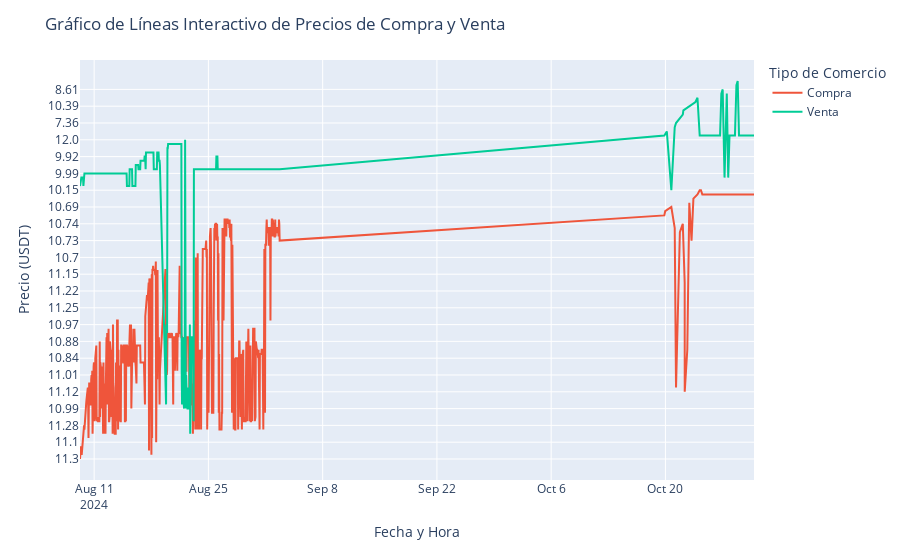

The cell this chart's notebook holds for it:
### Code cell
# Crear el gráfico de líneas interactivo
fig = px.line()

# Añadir datos de compra (mínimo precio)
fig.add_scatter(x=buy_df['timestamp'], y=buy_df['price'], mode='lines', name='Compra')

# Añadir datos de venta (máximo precio)
fig.add_scatter(x=sell_df['timestamp'], y=sell_df['price'], mode='lines', name='Venta')

# Configurar el diseño del gráfico
fig.update_layout(
    title='Gráfico de Líneas Interactivo de Precios de Compra y Venta',
    xaxis_title='Fecha y Hora',
    yaxis_title='Precio (USDT)',
    legend_title='Tipo de Comercio'
)

# Mostrar el gráfico
fig.show()

### Figure 1 — Plotly figure (JSON) as saved in the notebook; plotly's stock layout.template omitted (floating-point values rounded to 4 significant figures; data arrays with more than 128 entries replaced by an {"elided": "..."} marker saying what was removed)
{"data": [{"hovertemplate": "<extra></extra>", "legendgroup": "", "line": {"color": "#636efa", "dash": "solid"}, "marker": {"symbol": "circle"}, "mode": "lines", "name": "", "orientation": "v", "showlegend": false, "type": "scatter", "xaxis": "x", "yaxis": "y"}, {"mode": "lines", "name": "Compra", "type": "scatter", "x": {"elided": "634 str values"}, "y": {"elided": "634 str values"}}, {"mode": "lines", "name": "Venta", "type": "scatter", "x": {"elided": "631 str values"}, "y": {"elided": "631 str values"}}], "layout": {"legend": {"title": {"text": "Tipo de Comercio"}, "tracegroupgap": 0}, "margin": {"t": 60}, "title": {"text": "Gráfico de Líneas Interactivo de Precios de Compra y Venta"}, "xaxis": {"anchor": "y", "domain": [0, 1], "title": {"text": "Fecha y Hora"}}, "yaxis": {"anchor": "x", "domain": [0, 1], "title": {"text": "Precio (USDT)"}}}}
